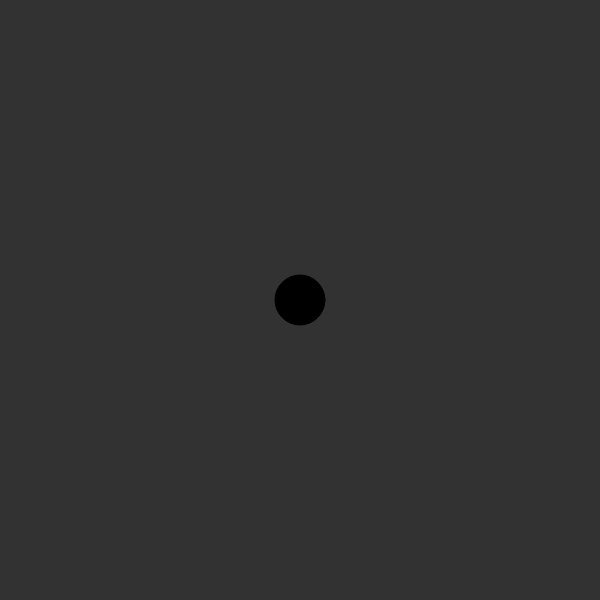
Frame 1 (no input)
Frame 60 (no input): identical to frame 1, image omitted
Frame 120 (the mouse pressed at the canvas centre since frame 60): identical to frame 1, image omitted

The p5.js sketch that drew this single still picture (run headless with seeded random() and noise() and a simulated clock; from frame 60 on, the mouse is pressed at the canvas centre):

// p5.js sketch
// ── sketch.js
var col = 0; // initial value of col
var bgcol = 50; //initial value of bgcol
var xPos;
var yPos;

function setup() {
    createCanvas(600, 600);
    xPos = width / 2;
    yPos = height / 2;
}

function draw() {
    background(bgcol); //arrow keypresses will change background color
    fill(col);
    // ellipse(xPos, yPos, 50, 50);
    ellipse(xPos, yPos, 50, 50);
}


function keyTyped() { //keyTyped watches for user pressing letter keys
    if (key == 'p') {
        col = color(255, 0, 100); //if user types 'p' change color to pink
    } else if (key == 'g') {
        col = color(0, 255, 200); //if user types 'g' change color to green
    }
}

function keyPressed() { //keyPressed can be used for special characters
    if (keyCode == LEFT_ARROW) {
        xPos = xPos - 20;
    } else if (keyCode == RIGHT_ARROW) {
        xPos = xPos + 20;
    } else if (keyCode == UP_ARROW) {
        yPos = yPos - 20;

    } else if (keyCode == DOWN_ARROW) {
        yPos = yPos + 20;
    }
}
